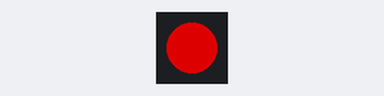
Recording of a sketch running on a simulated ATtiny85, built with avr-gcc and run on an emulated ATtiny85. Shown: 1 RGB LEDs in strip order, left to right. Dim RGB values are drawn brighter than linear.

Above: at 0.16 s.
At 0.83 s:
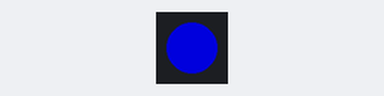
At 2.5 s:
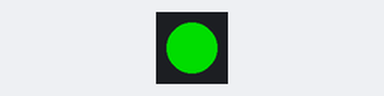
Timing chart, 0 to 3.0 s (numbered marks = the images above):
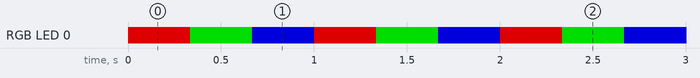

Measured:
- by itself, RGB LED 0: repeats every 1.0 s: RGB(0, 150, 0) 0.33 s, RGB(0, 0, 150) 0.33 s, RGB(150, 0, 0) 0.33 s
- by itself, everything shown: repeats every 1.0 s, in 3 steps

The sketch:

Teste_pisca_pisca_RGB_ATtiny85_WS2812b.ino
```cpp
#include <Adafruit_NeoPixel.h>
 #ifdef __AVR__
  #include <avr/power.h>
 #endif

 // Which pin on the Arduino is connected to the NeoPixels?
 #define PIN      0

 // How many NeoPixels are attached to the Arduino?
 #define NUMPIXELS   1

 Adafruit_NeoPixel pixels = Adafruit_NeoPixel(NUMPIXELS, PIN, NEO_GRB + NEO_KHZ800);

 int delayval = 333; // delay

 void setup() {
   pixels.begin(); // This initializes the NeoPixel library.
 }

 void loop() {

  // For a set of NeoPixels the first NeoPixel is 0, second is 1, all the way up to the count of pixels minus one.

  for(int i=0;i<NUMPIXELS;i++){

   // pixels.Color takes RGB values, from 0,0,0 up to 255,255,255
   pixels.setPixelColor(i, pixels.Color(150,0,0)); // Moderately bright green color.
   pixels.show(); // This sends the updated pixel color to the hardware.
   delay(delayval); // Delay for a period of time (in milliseconds).
   pixels.setPixelColor(i, pixels.Color(0,150,0)); // Moderately bright green color.
   pixels.show(); // This sends the updated pixel color to the hardware.
   delay(delayval); // Delay for a period of time (in milliseconds).
   pixels.setPixelColor(i, pixels.Color(0,0,150)); // Moderately bright green color.
   pixels.show(); // This sends the updated pixel color to the hardware.
   delay(delayval); // Delay for a period of time (in milliseconds).

  }
 }
```
